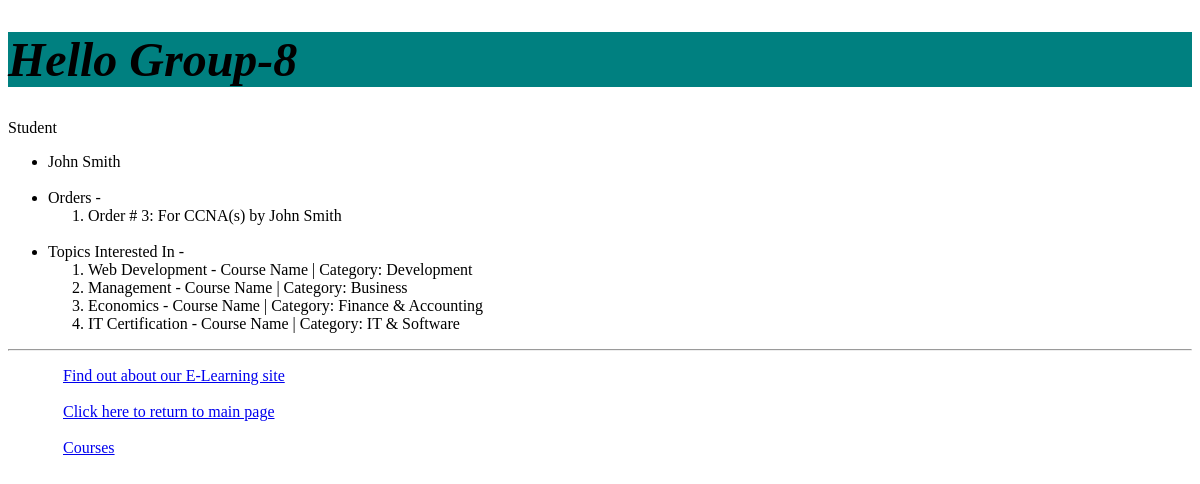
The page /myapp/myaccount/ (signed in) on the database as committed earlier.
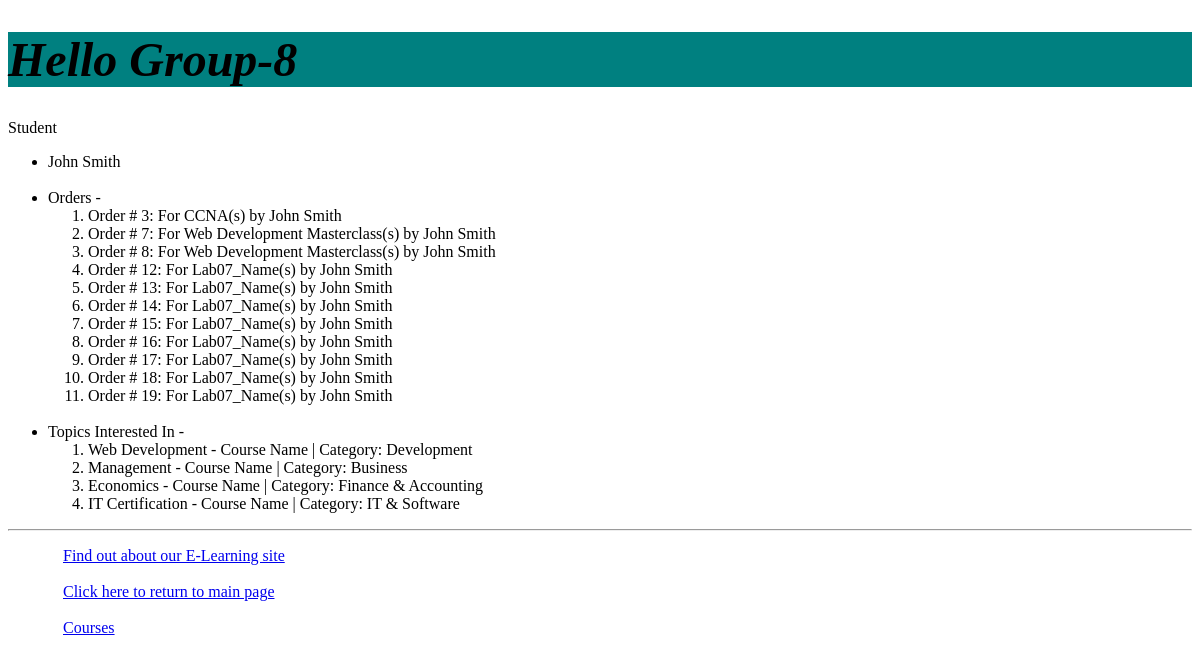
The same page on the database as committed later.
### myapp/models.py (models this page shows, shortened)
class Order(models.Model):
    VALID_CHOICES = [
        (0, 'Cancelled'),
        (1, 'Confirmed')
    ]
    course = models.ForeignKey(Course, on_delete=models.CASCADE)
    student = models.ForeignKey(Student, on_delete=models.CASCADE)
    levels = models.PositiveIntegerField(default=1)
    order_status = models.IntegerField(choices=VALID_CHOICES, default=1)
    order_date = models.DateField(default=timezone.now)
    def __str__(self):
        return 'Order # ' + str(self.id) + ': For ' + str(self.course.name) + '(s) by ' + str(self.student)

class Course(models.Model):
    topic = models.ForeignKey(Topic, related_name='courses', on_delete=models.CASCADE)
    name = models.CharField(max_length=200)
    price = models.DecimalField(max_digits=10, decimal_places=2)
    for_everyone = models.BooleanField(default=True)
    description = models.TextField(max_length=300, null=True, blank=True)
    interested = models.PositiveIntegerField(default=0)
    stages = models.PositiveIntegerField(default=3)

class Topic(models.Model):
    name = models.CharField(max_length=200)
    category = models.CharField(max_length=20, null=False, blank=False, default='Development')
    def __str__(self):
        return  self.name + ' - Course Name | Category: ' + self.category

### myapp/views.py (the view)
# urls.py: path(r'myaccount/', views.myaccount),
def myaccount(request):
    current_user = request.user
    if current_user.is_superuser == False:
        user_is_student=True
        msg ='Student'
        if current_user.id == None:
            print('None here')
            return redirect('../../myapp/login')
        else:
            student = Student.objects.filter(id=current_user.id).get()
            orders = Order.objects.filter(student__id = current_user.id).all()
            interested_in_topics = Topic.objects.filter(student__id=current_user.id).all()
    else:
        msg = 'You are not a registered student!'
        student=[]
        orders=[]
        interested_in_topics=[]
        user_is_student = False
    return render(request, 'myapp/myaccount.html', {
        'user': student,
        'orders': orders,
        'interested_in_topics': interested_in_topics,
        'msg': msg,
        'user_is_student': user_is_student
    })

### myapp/models.py (called while the page is built)
    def __str__(self):
        return self.first_name + ' ' + self.last_name #+ ' ,School ' + self.school + ', City ' + self.city

### myapp/templates/myapp/myaccount.html
{% extends 'myapp/base.html' %}
{% block body_block %}
<p>
    {{ msg }}
</p>
    {% if user_is_student == True %}
    <ul>
        <li>
            {{ user.first_name }} {{ user.last_name }}
        </li>
    <br>
        <li>
            Orders -
            <ol>
                {% for item in orders %}
                <li>
                    {{ item }}
                </li>
                {% endfor %}
            </ol>
        </li>
<br>
        <li>
            Topics Interested In -
            <ol>
                {% for item in interested_in_topics %}
                <li>
                    {{ item }}
                </li>
                {% endfor %}
            </ol>
        </li>
    </ul>
    {% endif %}
{% endblock %}

### myapp/templates/myapp/base.html (shortened to what this page needs)
<!DOCTYPE html>
{% load static %}
<html>
<head>
    <link rel="stylesheet" type="text/css" href="{% static 'myapp/style.css' %}" />
</head>
<body>
    <div>
        <h1><b>{% block myhdg %}Hello Group-8 {% endblock %}</b></h1>
        {% block body_block %}*** {% endblock %}
    </div>
    <hr />
    <div>
        <ul>
            <li class="hbar1"><a href="/myapp/about/">Find out about our E-Learning site</a><br /></li>
            <br />
            <li class="hbar1"><a href="{% url 'myapp:index' %}">Click here to return to main page</a><br /></li>
            <br />
            <li class="hbar1"><a href="/myapp/courses/">Courses</a><br /></li>
        </ul>
    </div>
</body>
</html>

### myapp/static/myapp/style.css (style rules this page uses)
h1 { color: black; font-size: 48px; background-color: teal; font-style: oblique; position: center; border-color: white; }
.hbar1 { display: inline; margin: 15px; }

Rows that differ between the two databases and show on the page:
added Order: id+course+student "Order # 7: For Web Development Masterclass(s) by John Smith"
added Order: id+course+student "Order # 8: For Web Development Masterclass(s) by John Smith"
added Order: id+course+student "Order # 12: For Lab07_Name(s) by John Smith"
added Order: id+course+student "Order # 13: For Lab07_Name(s) by John Smith"
added Order: id+course+student "Order # 14: For Lab07_Name(s) by John Smith"
added Order: id+course+student "Order # 15: For Lab07_Name(s) by John Smith"
added Order: id+course+student "Order # 16: For Lab07_Name(s) by John Smith"
added Order: id+course+student "Order # 17: For Lab07_Name(s) by John Smith"
added Order: id+course+student "Order # 18: For Lab07_Name(s) by John Smith"
added Order: id+course+student "Order # 19: For Lab07_Name(s) by John Smith"
